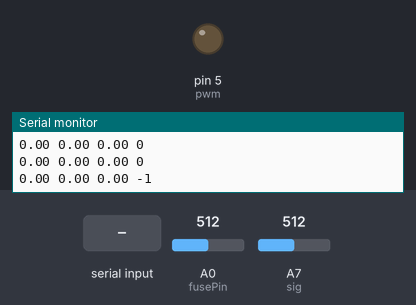
A sketch run on a simulated Arduino Nano, built with avr-gcc and run on an emulated ATmega328P. On the bench: output pins drawn as LEDs (lit = HIGH), the last lines printed to the serial monitor. Inputs (shaded band) come from the test bench; at power-on: A0 (fusePin) = 512, A7 (sig) = 512.

Above: at 1.2 s.
1.3 s: "30,150\n" received over Serial
At 2.1 s:
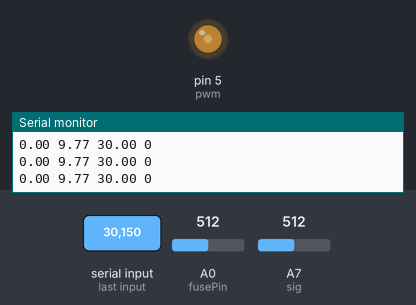
3.8 s: "5\n" received over Serial
At 5.9 s:
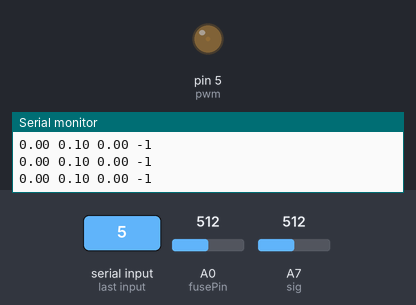
Timing chart, 0 to 7.4 s (numbered marks = the images above; inputs shaded):
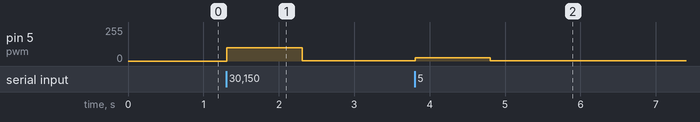

Measured:
- after the input at 1.3 s, pin 5 (pwm): 0/255 → 100/255 at once, → 1/255 1.0 s later
- after the input at 3.8 s, pin 5 (pwm): 1/255 → 26/255 at once, → 1/255 1.0 s later

The sketch:

MEmission.ino
```cpp
const int fusePin = 0;
const int sig = 7;
const int pwm = 5;
unsigned long watchdog = millis();
int timeout = 1000; //watcchdog timeout ms
unsigned long dt = 1000; //time step
unsigned long prevTime = micros(); //previous time
unsigned long timer; //transmit timer
//change 5 -> (real max voltage after divider)
float maxVoltage = 5; //voltage@10V
float maxValue = 65; //maxCurrent, mA // 130w@2kV
float sp; //setpoint, mA
float mv; //measured value, mA
float e; //error, mA
float i = 0; //integral contribution
//change coeffs
float k = 5; // proportional coeff
float Ti = 100000000; //integral time
float Td = 0; //derivative time
int duty = 0; //current duty
float prev; //previous measured value, mA
int limit = 100; //debug duty limit
bool spf = false; //wrong sp flag
bool fuse = false; // no power flag
bool wd = false; // watchdog flag
// sends as output:
//  x y z e = measured value as "x", current duty as "y" and current sp as "z", err as "e"
// err codes:
// error summs
//   0 = OK
//  -1 = no watchdog signal recieved in last "timeout" interval
//  -2 = no 24v power, fuse may be dead
//  -4 = incorrect setpoint received: negative or exeeds maxValue

void setup() {
  Serial.begin(9600);
  Serial.setTimeout(5);
  pinMode(pwm, OUTPUT);
  analogWrite(pwm, duty);
  analogReference(EXTERNAL);
  pinMode(A0, INPUT);
  pinMode(A7, INPUT);
  Serial.println("connected");
  timer = millis();
}

void loop() {
  if(millis() - watchdog >= timeout){
    sp = 0;
    wd = true;
  }
  if(analogRead(fusePin) <= 512 && false){//debug
    sp = 0;
    duty = 0;
    fuse = true;
  }else{
    fuse = false;
  }
  if(!fuse){
    dt = micros();
    mv = (analogRead(sig)/1024)*(maxValue/maxVoltage);
    dt -= prevTime;
    prevTime += dt;
    e = sp - mv;
    i += e*dt;
    duty = k*(e + i/Ti + Td*((mv-prev)/dt));
    prev = mv;
  }


  // !!!DEBUG!!! //cuts-off power
  if(duty > limit){
    duty = limit;
  }

  analogWrite(pwm, duty);
  if(millis() - timer >= 100){
    String out;
    out += mv;
    out += ' ';
    out += duty/10.24;
    out += ' ';
    out += sp;
    out += ' ';
    int err = 0;
    if(wd){
      err -=1;
    }
    if(fuse){
      err -=2;
    }
    if(spf){
      err -=4;
    }
    out += err;
    Serial.println(out);
    timer = millis();
  }
}

void serialEvent(){
  String in = Serial.readString();
  watchdog = millis();
  wd = false;
  float tmp = in.toFloat();
  if(tmp <= maxValue && tmp >= 0){
    sp = tmp;
    spf = false;
  }else{
    sp = 0;
    spf = true;
  }
}
```
